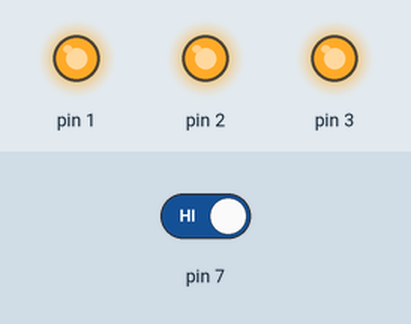
Simulated run of this sketch. Board: Arduino Uno, built with avr-gcc and run on an emulated ATmega328P. On the bench: output pins drawn as LEDs (lit = HIGH). The inputs (shaded band) are chosen by the test bench; at power-on: pin 7 HIGH.

Above: at 1.2 s.
1.3 s: pin 7 driven LOW
At 1.55 s:
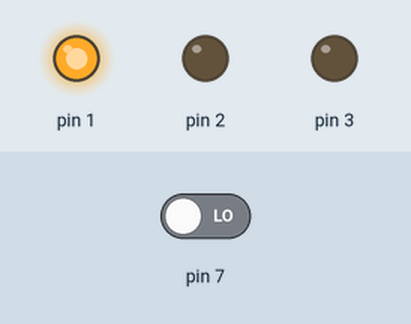
At 3.9 s:
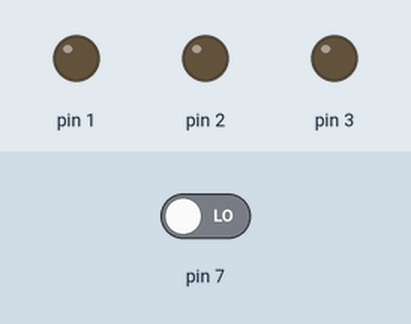
4.3 s: pin 7 driven HIGH
At 5.1 s:
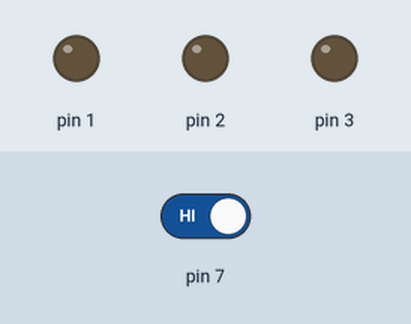
Timing chart, 0 to 7.3 s (numbered marks = the images above; inputs shaded):
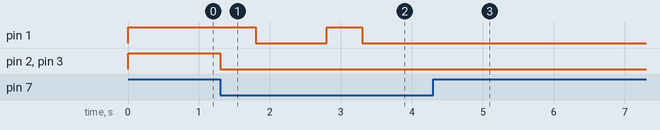

The sketch:

Ex_3_Rel_3.ino
```cpp
void setup() {
  // put your setup code here, to run once:
  DDRD = 0b000001110;
  PORTD = 0b100001110;

}

void loop() {
  // put your main code here, to run repeatedly:

  // Fazer ele ficar repetindo (1->2->0).
    if(!(PIND & 0b10000000)){ // Máscara.
      PORTD = 0b00000001;
      _delay_ms(500);
    }
    if(!(PIND & 0b10000000)){ // Máscara.
      PORTD = 0b00000010;
      _delay_ms(500);
    }
    if(!(PIND & 0b10000000)){ // Máscara.
      PORTD = 0b00000000;
      _delay_ms(500);
    }

}
```

Measured:
- after the input at 1.3 s, pin 1: HIGH → LOW after 0.50 s, → HIGH 1.0 s later, → LOW 0.50 s later; pin 2, pin 3: HIGH → LOW at once
- after the input at 4.3 s, pin 1: stops changing and stays LOW
